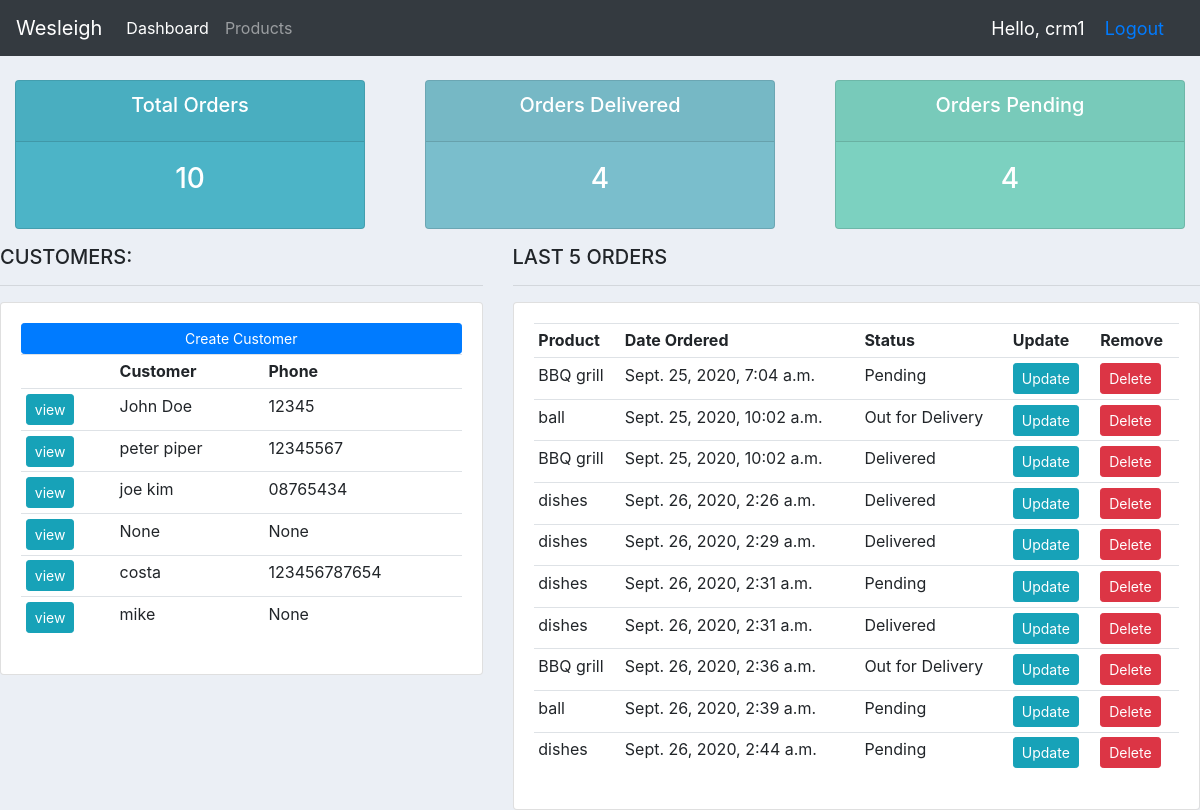
The page / (signed in) on the database as committed earlier.
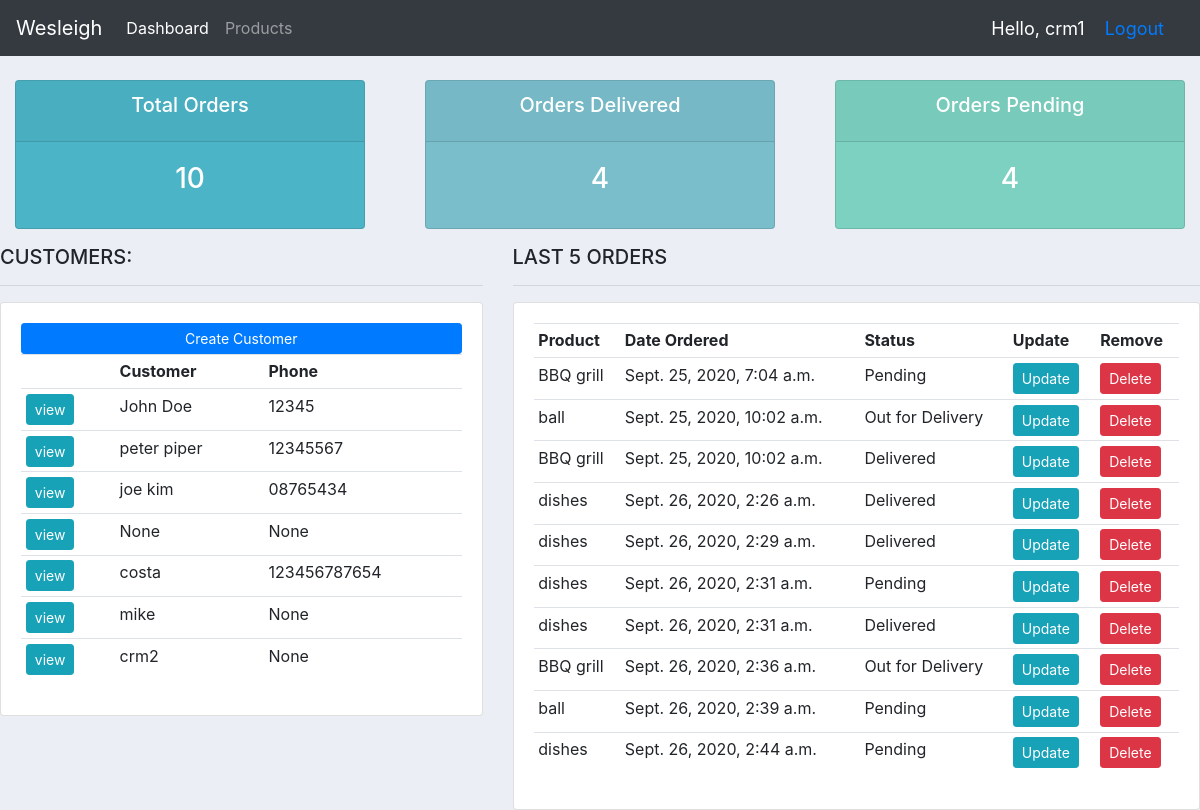
The same page on the database as committed later.
### accounts/models.py (models this page shows, shortened)
class Customer(models.Model):
    user = models.OneToOneField(User, null=True, blank=True, on_delete=models.CASCADE)
    name = models.CharField(max_length=200,null=True)
    phone = models.CharField(max_length=200,null=True)
    profile_pic = models.ImageField(default="avatar.png", null=True, blank=True)
    email = models.CharField(max_length=200,null=True)
    date_created = models.DateTimeField(auto_now_add=True)

class Order(models.Model):
    STATUS = (
        ('Pending','Pending'),
        ('Out for Delivery','Out for Delivery'),
        ('Delivered','Delivered')
    )
    customer = models.ForeignKey(Customer, null=True, on_delete=models.SET_NULL)
    product  = models.ForeignKey(Product, null=True, on_delete=models.SET_NULL)
    date_created = models.DateTimeField(auto_now_add=True)
    status = models.CharField(max_length=200,null=True,choices=STATUS)
    note = models.CharField(max_length=200, null=True)

class Product(models.Model):
    CATEGORY = (
        ('Indoor','Indoor'),
        ('Out door', 'Out door'),
    )
    name  = models.CharField(max_length=200,null=True)
    price = models.FloatField(null=True)
    category = models.CharField(max_length=200,null=True,choices=CATEGORY)
    description = models.CharField(max_length=200,null=True, blank=True)
    date_created = models.DateTimeField(auto_now_add=True)
    tags = models.ManyToManyField(Tag)
    def __str__(self):
        return self.name

### accounts/decorators.py (the view)
	def wrapper_func(request, *args, **kwargs):
		group = None
		if request.user.groups.exists():
			group = request.user.groups.all()[0].name
		if group ==  'customer':
			return redirect('user_page')
		if group == 'admin':
			return view_func(request, *args, **kwargs)

### accounts/views.py (called while the page is built)
@login_required(login_url='login')
@admin_only
def home(request):
	orders = Order.objects.all()
	customers = Customer.objects.all()
	total_customers = customers.count()
	total_orders = orders.count()
	delivered = orders.filter(status='Delivered').count()
	pending = orders.filter(status='Pending').count()
	context = {'orders':orders, 'customers':customers,
		'total_orders':total_orders, 'delivered':delivered,
		'pending':pending}
	return render(request,'accounts/dashboard.html',context)

### accounts/templates/accounts/dashboard.html (shortened to what this page needs)
{% extends 'accounts/base.html' %}
{% block content %}
{% include 'accounts/status.html' %}
<div class="row">
    <div class="col-md-5">
        <h5>CUSTOMERS:</h5>
        <hr>
        <div class="card card-body">
            <a class="btn btn-primary btn-sm btn-block" href="{% url 'create_order'  %}">Create Customer</a>
            <table class="table table-sm">
                <tr>
                    <th></th>
                    <th>Customer</th>
                    <th>Phone</th>
                </tr>
                 {% for customer in customers %}
                    <tr>
                        <td><a class="btn btn-sm btn-info" href="{% url 'customers' customer.id %}">view</a></td>
                        <td>{{customer.name}}</td>
                        <td>{{customer.phone}}</td>
                    </tr>
                {% endfor %}
            </table>
        </div>
    </div>
    <div class="col-md-7">
        <h5>LAST 5 ORDERS</h5>
        <hr>
        <div class="card card-body">
            <table class="table table-sm">
                <tr>
                    <th>Product</th>
                    <th>Date Ordered</th>
                    <th>Status</th>
                    <th>Update</th>
                    <th>Remove</th>
                </tr>
                {% for order in orders %}
                    <tr>
                        <td>{{order.product}}</td>
                        <td>{{order.date_created}}</td>
                        <td>{{order.status}}</td>
                        <td><a class="btn btn-sm btn-info" href="{% url 'update_order' order.id %}">Update</a></td>
                        <td><a class="btn btn-sm btn-danger" href="{% url 'delete_order' order.id %}">Delete</a></td>
                    </tr>
                {% endfor %}
            </table>
        </div>
    </div>
</div>
{% endblock %}

### accounts/templates/accounts/base.html (shortened to what this page needs)
{% load static %}
<!DOCTYPE html>
<html>
<head>
    {% include 'accounts/navbar.html' %}
    <link rel="stylesheet" href="https://stackpath.bootstrapcdn.com/bootstrap/4.5.2/css/bootstrap.min.css">
    <link rel="stylesheet" type="text/css" href="{% static '/css/main.css' %}">
</head>
{% block content %}
{% endblock %}
</body>
</html>

### accounts/templates/accounts/navbar.html (shortened to what this page needs)
{% load static %}
<body>
    <nav class="navbar navbar-expand-lg navbar-dark bg-dark">
        <a class="navbar-brand" href="#">Wesleigh</a>
        <div class="collapse navbar-collapse" id="navbarNav">
            <ul class="navbar-nav">
                {% if request.user.is_staff %}
                <li class="nav-item active">
                    <a class="nav-link" href="{% url 'home' %}">Dashboard</a>
                </li>
                <li class="nav-item">
                    <a class="nav-link" href="{% url 'products' %}">Products</a>
                </li>
                {% else%}
                <li class="nav-item">
                    <a class="nav-link" href="{% url 'settings' %}">Account</a>
                </li>
                {% endif %}
            </ul>
        </div>
        <span class="hello-msg">Hello, {{request.user}} </span>
        <span class="hello-msg"><a href="{% url 'logout' %}">Logout</a></span>
    </nav>

### accounts/templates/accounts/status.html
<br>
<div class="row">
 <div class="col">
  <div class="col-md">
   <div class="card text-center text-white  mb-3" id="total-orders">
      <div class="card-header">
       <h5 class="card-title">Total Orders</h5>
      </div>
      <div class="card-body">
        <h3 class="card-title">{{total_orders}}</h3>
      </div>
   </div>
  </div>
 </div>
 <div class="col">
  <div class="col-md">
   <div class="card text-center text-white  mb-3" id="orders-delivered">
      <div class="card-header">
       <h5 class="card-title">Orders Delivered</h5>
      </div>
      <div class="card-body">
        <h3 class="card-title">{{delivered}}</h3>
      </div>
   </div>
  </div>
 </div>
 <div class="col">
  <div class="col-md">
   <div class="card text-center text-white  mb-3" id="orders-pending">
      <div class="card-header">
       <h5 class="card-title">Orders Pending</h5>
      </div>
      <div class="card-body">
        <h3 class="card-title">{{pending}}</h3>
      </div>
   </div>
  </div>
 </div>
</div>

### static/css/main.css (style rules this page uses)
body { background-color: #ebeff5; }
#total-orders { background-color: #4cb4c7; }
#orders-delivered { background-color: #7abecc; }
#orders-pending { background-color: #7CD1C0; }

### accounts/templates/accounts/navbar.html (style rules this page uses)
.hello-msg { font-size: 18px; color: #fff; margin-right: 20px; }

Rows that differ between the two databases and show on the page:
added Customer: name "crm2", phone "None"
